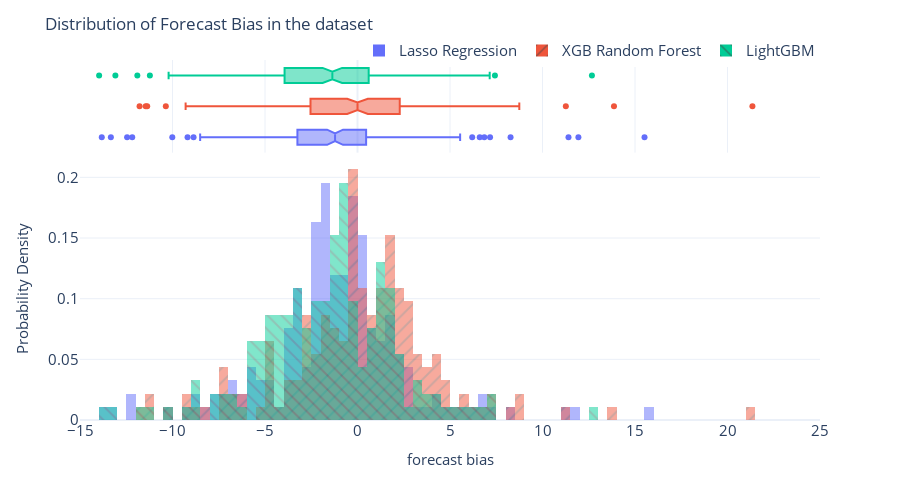

Here is the notebook cell this chart was saved with:
### Code cell
fig = px.histogram(metrics_df,
                   x="Forecast Bias",
                   color=metrics_df["Algorithm"],
                   pattern_shape=metrics_df["Algorithm"],
                   marginal="box",
                   nbins=500,
                   barmode="overlay",
                   histnorm="probability density")
fig = format_plot(fig, xlabel="forecast bias", ylabel="Probability Density")
fig.update_layout(title="Distribution of Forecast Bias in the dataset", xaxis_range=[-15,25])
fig.write_image(dst_img/"ml_bias_dist.png")
fig.show()

### Figure 1 — Plotly figure (JSON) as saved in the notebook; plotly's stock layout.template omitted (floating-point values rounded to 4 significant figures; data arrays with more than 128 entries replaced by an {"elided": "..."} marker saying what was removed)
{"data": [{"bingroup": "x", "histnorm": "probability density", "hovertemplate": "Algorithm=Lasso Regression<br>Forecast Bias=%{x}<br>probability density=%{y}<extra></extra>", "legendgroup": "Lasso Regression", "marker": {"color": "#636efa", "opacity": 0.5, "pattern": {"shape": ""}}, "name": "Lasso Regression", "nbinsx": 500, "orientation": "v", "showlegend": true, "type": "histogram", "x": {"elided": "185 float values"}, "xaxis": "x", "yaxis": "y"}, {"hovertemplate": "Algorithm=Lasso Regression<br>Forecast Bias=%{x}<extra></extra>", "legendgroup": "Lasso Regression", "marker": {"color": "#636efa"}, "name": "Lasso Regression", "notched": true, "showlegend": false, "type": "box", "x": {"elided": "185 float values"}, "xaxis": "x2", "yaxis": "y2"}, {"bingroup": "x", "histnorm": "probability density", "hovertemplate": "Algorithm=XGB Random Forest<br>Forecast Bias=%{x}<br>probability density=%{y}<extra></extra>", "legendgroup": "XGB Random Forest", "marker": {"color": "#EF553B", "opacity": 0.5, "pattern": {"shape": "/"}}, "name": "XGB Random Forest", "nbinsx": 500, "orientation": "v", "showlegend": true, "type": "histogram", "x": {"elided": "185 float values"}, "xaxis": "x", "yaxis": "y"}, {"hovertemplate": "Algorithm=XGB Random Forest<br>Forecast Bias=%{x}<extra></extra>", "legendgroup": "XGB Random Forest", "marker": {"color": "#EF553B"}, "name": "XGB Random Forest", "notched": true, "showlegend": false, "type": "box", "x": {"elided": "185 float values"}, "xaxis": "x2", "yaxis": "y2"}, {"bingroup": "x", "histnorm": "probability density", "hovertemplate": "Algorithm=LightGBM<br>Forecast Bias=%{x}<br>probability density=%{y}<extra></extra>", "legendgroup": "LightGBM", "marker": {"color": "#00cc96", "opacity": 0.5, "pattern": {"shape": "\\"}}, "name": "LightGBM", "nbinsx": 500, "orientation": "v", "showlegend": true, "type": "histogram", "x": {"elided": "185 float values"}, "xaxis": "x", "yaxis": "y"}, {"hovertemplate": "Algorithm=LightGBM<br>Forecast Bias=%{x}<extra></extra>", "legendgroup": "LightGBM", "marker": {"color": "#00cc96"}, "name": "LightGBM", "notched": true, "showlegend": false, "type": "box", "x": {"elided": "185 float values"}, "xaxis": "x2", "yaxis": "y2"}], "layout": {"autosize": false, "barmode": "overlay", "height": 500, "legend": {"font": {"size": 15}, "orientation": "h", "title": {}, "tracegroupgap": 0, "x": 1, "xanchor": "right", "y": 0.98, "yanchor": "bottom"}, "margin": {"t": 60}, "title": {"text": "Distribution of Forecast Bias in the dataset"}, "width": 900, "xaxis": {"anchor": "y", "domain": [0, 1], "range": [-15, 25], "tickfont": {"size": 15}, "title": {"font": {"size": 15}, "text": "forecast bias"}}, "xaxis2": {"anchor": "y2", "domain": [0, 1], "matches": "x", "showgrid": true, "showticklabels": false}, "yaxis": {"anchor": "x", "domain": [0, 0.7326], "tickfont": {"size": 15}, "title": {"font": {"size": 15}, "text": "Probability Density"}}, "yaxis2": {"anchor": "x2", "domain": [0.7426, 1], "matches": "y2", "showgrid": false, "showline": false, "showticklabels": false, "ticks": ""}}}
